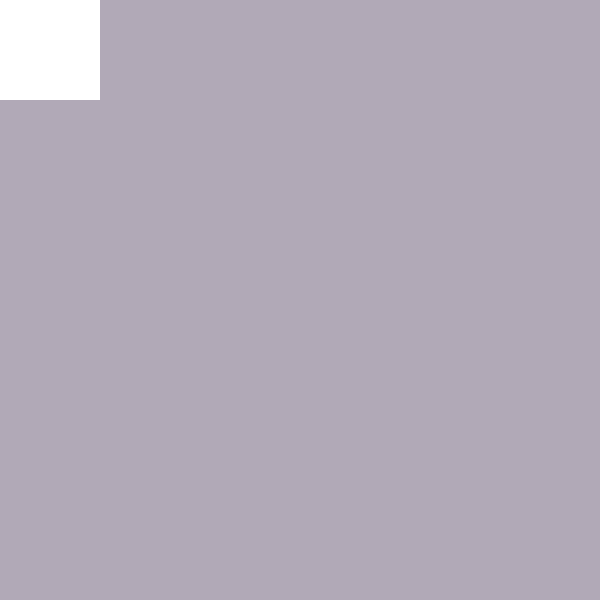
Frame 1 (no input)
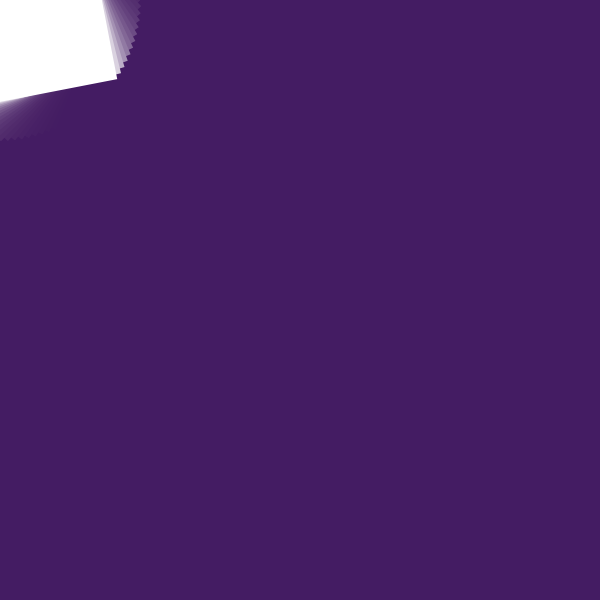
Frame 60 (the mouse pressed at the canvas centre just before this capture)
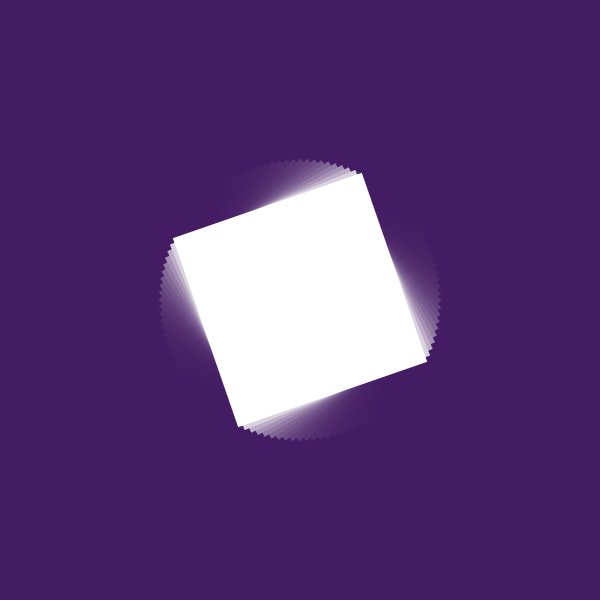
Frame 120 (the mouse held since frame 60 and released just before this capture)

The Processing sketch that drew these frames (run headless with seeded random() and noise(); from frame 60 on, the mouse is pressed at the canvas centre):

// Processing sketch: sketch_29
// ── sketch_29.pde
// fun programming #29
// rectangle spinning around the mouse pointer

float r = 0;
float backR;
float backG;
float backB;

void setup() {
  size(600,600);
  backR = random(0,100);
  backG = random(0,100);
  backB = random(0,100);
  rectMode(CENTER);
  
  noStroke();
  smooth();
}

void draw() {
  fill(backR,backG,backB,50);
  rect(width/2,height/2,width,height);
  
  fill(255);
  translate(mouseX,mouseY);
  rotate(r);
  rect(0,0,200,200);

  r = r + 0.05;

}
